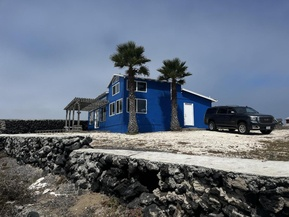
#> input picture Above the surf website/Pictures/IMG_0657.jpeg, 289 x 217 px, shrunk from 1200 x 900 before the run
$ python rotate.py
#> lines starting #> are read from the running program, lines starting #| are printed output that depends on the picture
from PIL import Image
import os

files_to_rotate = ['IMG_0657.jpeg', 'IMG_8732.jpeg', 'IMG_8709.jpeg', 'IMG_8726.jpeg']
for f in files_to_rotate:
    path = os.path.join('Pictures', f)
    if os.path.exists(path):
        img = Image.open(path)
#> img is the input picture: PIL image 289x217 RGB; mean R, G, B 100.9, 110.4, 124.6
        img = img.rotate(-90, expand=True) # Rotate 90 degrees right (or left, depends on original EXIF)
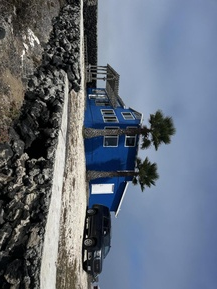
#> img: PIL image 217x289 RGB; mean R, G, B 100.9, 110.4, 124.6
        img.save(path)
        print(f"Rotated {f}")
#> pass 2 of the loop `for f in files_to_rotate:`:
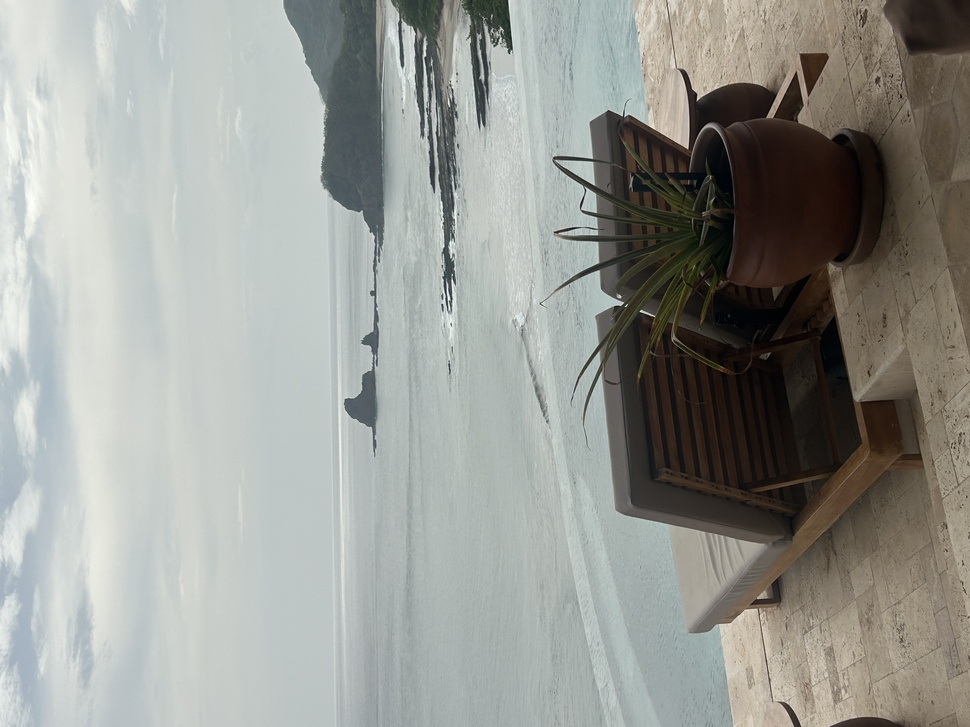
#> input picture Above the surf website/Pictures/IMG_8732.jpeg, 970 x 727 px, shrunk from 4032 x 3024 before the run
#> img is the input picture: PIL image 970x727 RGB; mean R, G, B 151.2, 153, 147.8
#> `img = img.rotate(-90, expand=True)`:
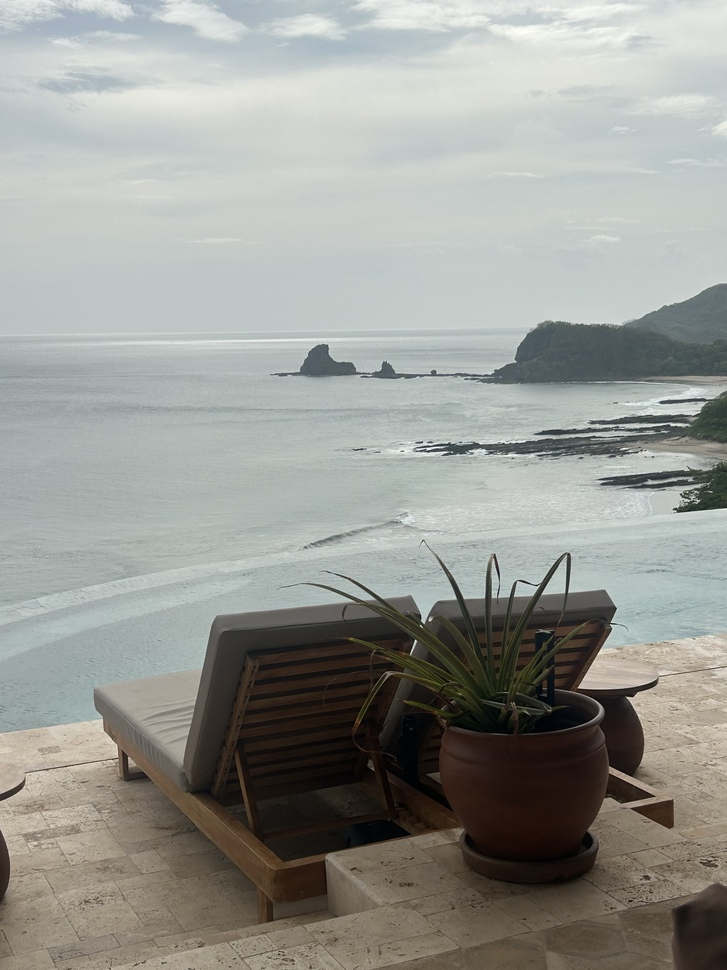
#> img: PIL image 727x970 RGB; mean R, G, B 151.2, 153, 147.8
#> pass 3 of the loop `for f in files_to_rotate:`:
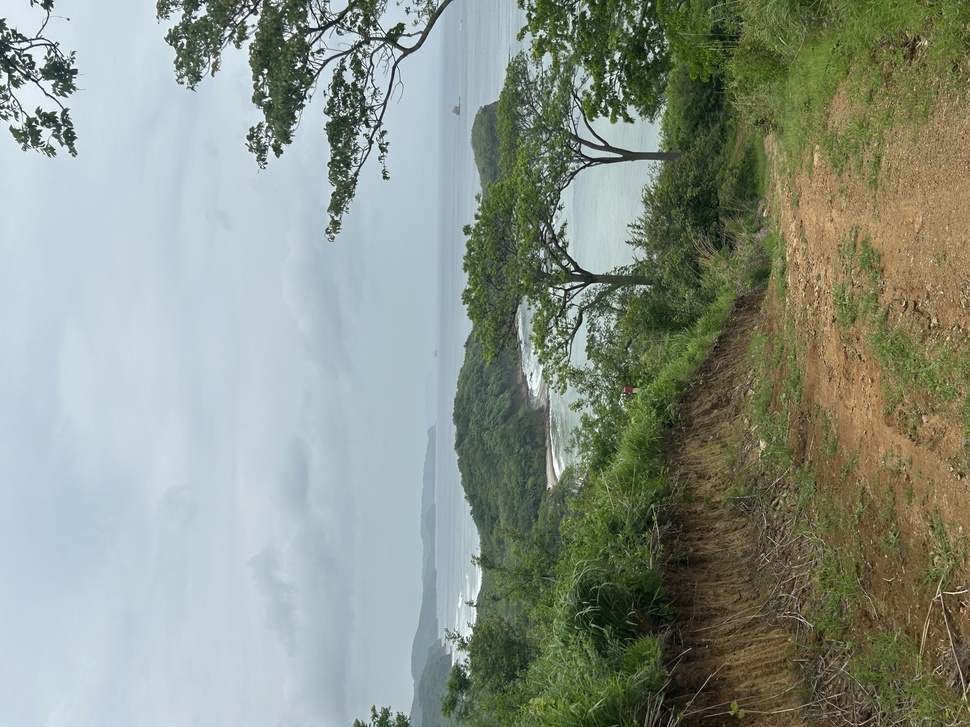
#> input picture Above the surf website/Pictures/IMG_8709.jpeg, 970 x 727 px, shrunk from 4032 x 3024 before the run
#> img is the input picture: PIL image 970x727 RGB; mean R, G, B 137.9, 146.6, 135.4
#> `img = img.rotate(-90, expand=True)`:
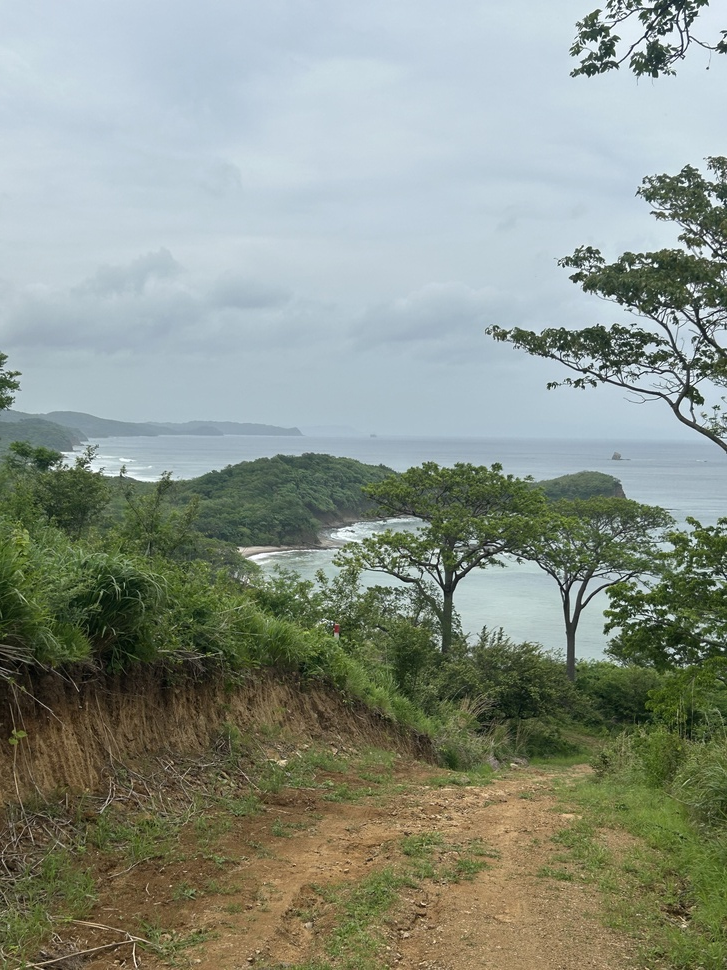
#> img: PIL image 727x970 RGB; mean R, G, B 137.9, 146.6, 135.4
#> the loop made 4 passes; the first 3 are shown
